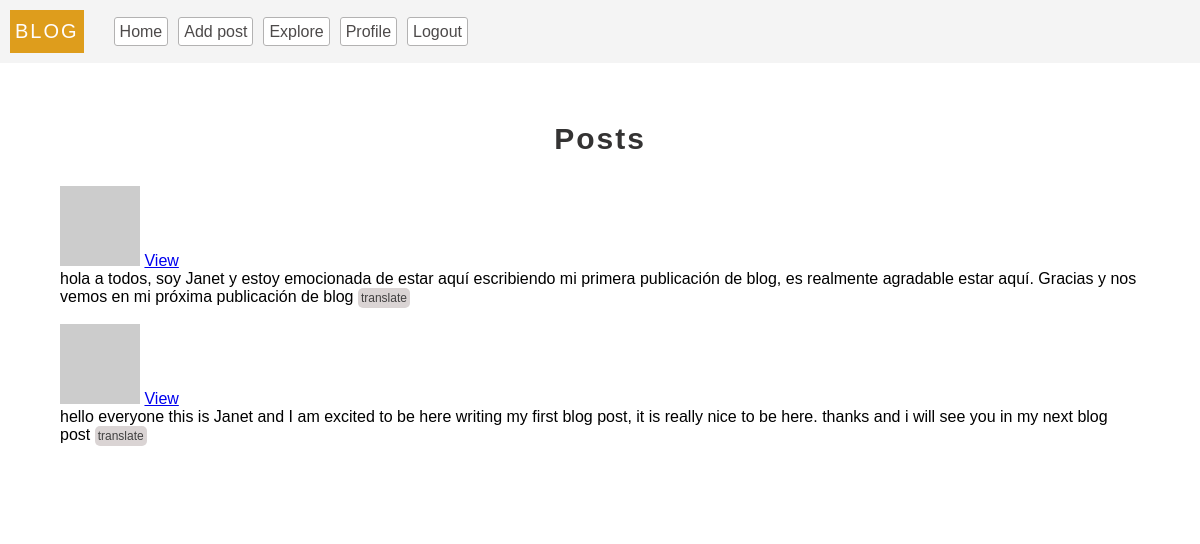
Page /index (signed in) on the committed database.
### models.py (models this page shows, shortened)
class Post(db.Model):
  __tablename__ = 'posts'
  id = db.Column(db.Integer, primary_key = True)
  body = db.Column(db.String(300) ,nullable = False)
  title = db.Column(db.String(20), nullable = False)
  timestamp = db.Column(db.DateTime, default=datetime.utcnow, index = True)
  user_id = db.Column(db.Integer, db.ForeignKey('users.id'))
  language = db.Column(db.String(20))

### server.py (the view)
@app.route("/")
@app.route('/index')
@login_required
def index():
  page = request.args.get('page', 1, int)
  posts = current_user.followed_posts().paginate(page = page, per_page = app.config['POST_PER_PAGE'], error_out= False)
  return render_template('index.html', title = 'Welcome', posts = posts)

### app.py (called while the page is built)
def get_locale():
  return request.accept_languages.best_match(app.config['LANGUAGES'])

### models.py (called while the page is built)
  def avatar(self, size='80'):
    digest = md5(str(self.email).lower().encode('utf-8')).hexdigest()
    return f'https://gravatar.com/avatar/{digest}?d=identicon&s={size}'

  def update_last_seen(self):
    self.last_seen = datetime.utcnow()
    db.session.commit()

  def followed_posts(self):
    followed =  Post.query.join(followers,(followers.c.followed_id == Post.user_id)).filter(followers.c.follower_id == self.id)
    own_posts = Post.query.filter(Post.user_id == self.id)
    return followed.union(own_posts).order_by(Post.timestamp.desc())

  @login.user_loader
  def get_user(id):
    return User.query.get(int(id))

### server.py (called while the page is built)
@app.before_request
def validate():
  if current_user.is_authenticated:
    current_user.update_last_seen()
  g.locale =  (str(get_locale()))

### templates/index.html (shortened to what this page needs)
  {% extends 'base.html' %}
  {% block content%}
  <link rel="stylesheet" href="/static/styles/login.css"/>
  <br>
    {% if posts.items|length < 1 %}
      <center> <h2 class="header">{{_('No Posts')}} </h2></center>
    {% else %}
      <center> <h2 class="header">{{_('Posts')}} </h2></center>
    {% endif %}
    {% for post in posts.items %}
      <p>
        <img src="{{post.author.avatar(40)}}">
        <a href="/post/{{post.id}}">{{_('View')}}</a>
        <span>&nbsp;</span>
      </p>
      <span id="post{{post.id}}">
        {{post.body}}
      </span>
      {% if post.language != g.locale %}
        <a href="javascript:translate(
          'post{{post.id}}',
          'translate{{post.id}}',
          '{{g.locale}}',
          '{{post.language}}',
          'button{{post.id}}'
        )
          "
          style="color: #414040; ;padding:3px; text-decoration:none; background-color: #dad4d4; font-size: 12px; border-radius: 5px;"
          id="button{{post.id}}"
          >
             {{ _('translate')}}
          </a>
      {% endif %}
      <br>
      <br>
    {% endfor %}
    <br>
  {% endblock %}

### static/styles/base.css (style rules this page uses)
* { padding:0px; margin: 0px; box-sizing: border-box; }
body { font-family: 'Lucida Sans', 'Lucida Sans Regular', 'Lucida Grande', 'Lucida Sans Unicode', Geneva, Verdana, sans-serif; }
.header { font-size: 30px; color:rgb(52, 51, 51); letter-spacing: 2px; margin-bottom: 30px; }

### rows in the picture
Post: body "hola a todos, soy Janet y estoy emocionada de estar aquí escribiendo mi primera publicación de blog, es realmente agradable estar aquí. Gracias y nos vemos en mi próxima publicación de blog"
Post: body "hello everyone this is Janet and I am excited to be here writing my first blog post, it is really nice to be here. thanks and i will see you in my next blog post"
